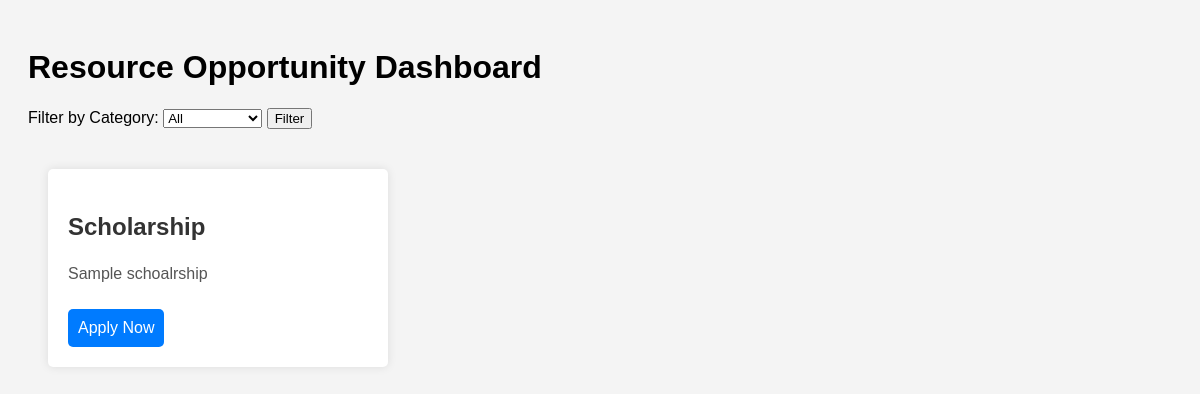
The app's page /resource-dashboard/, older data.
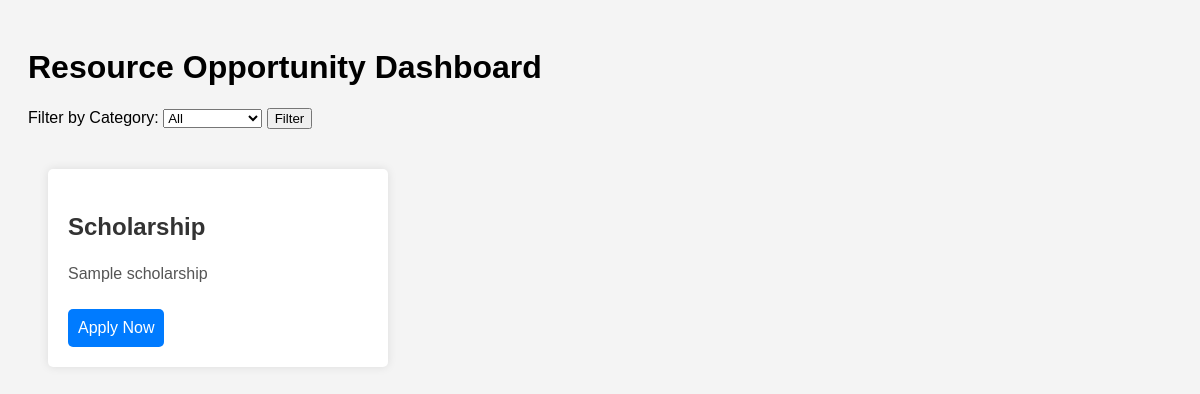
The same page, newer data.
### base/models.py (models this page shows, shortened)
class ResourceOpportunity(models.Model):
    CATEGORY_CHOICES = [
        ('scholarships', 'Scholarships'),
        ('internships', 'Internships'),
        ('jobs', 'Jobs'),
        ('courses', 'Courses'),
        ('events', 'Events'),
    ]
    title = models.CharField(max_length=255)
    description = models.TextField()
    category = models.CharField(max_length=50, choices=CATEGORY_CHOICES)
    link = models.URLField()
    deadline = models.DateField()

### base/views.py (the view)
# urls.py: path('resource-dashboard/', views.resource_dashboard, name='resource_dashboard'),
def resource_dashboard(request):
    resources = ResourceOpportunity.objects.all()  # Fetch all opportunities
    category_filter = request.GET.get('category')
    if category_filter:
        resources = resources.filter(category=category_filter)
    categories = [choice[0] for choice in ResourceOpportunity.CATEGORY_CHOICES]
    context = {
        'resources': resources,
        'categories': categories,
        'selected_category': category_filter
    }
    return render(request, 'uncc-resource-dashboard.html', context)

### templates/uncc-resource-dashboard.html (shortened to what this page needs)
<!DOCTYPE html>
<html lang="en">
<head>
</head>
<body>
    <h1>Resource Opportunity Dashboard</h1>
    <form class="filter-section">
        <label for="category">Filter by Category:</label>
        <select id="category" name="category">
            <option value="">All</option>
        </select>
        <button type="submit">Filter</button>
    </form>
    <div class="dashboard-container">
        {% if resources %}
        {% for resource in resources %}
            <div class="resource-card">
                <h3>{{ resource.title }}</h3>
                <p>{{ resource.description }}</p>
                <a href="{{resource.link}}" target="_blank" rel="noopener noreferrer">Apply Now</a>
            </div>
        {% endfor %}
        {% else %}
            <div>no resource found</div>
        {% endif %}
    </div>
</body>
</html>

Row changes from the older to the newer data that the page shows:
changed ResourceOpportunity "Scholarship": description "Sample schoalrship" → "Sample scholarship"
